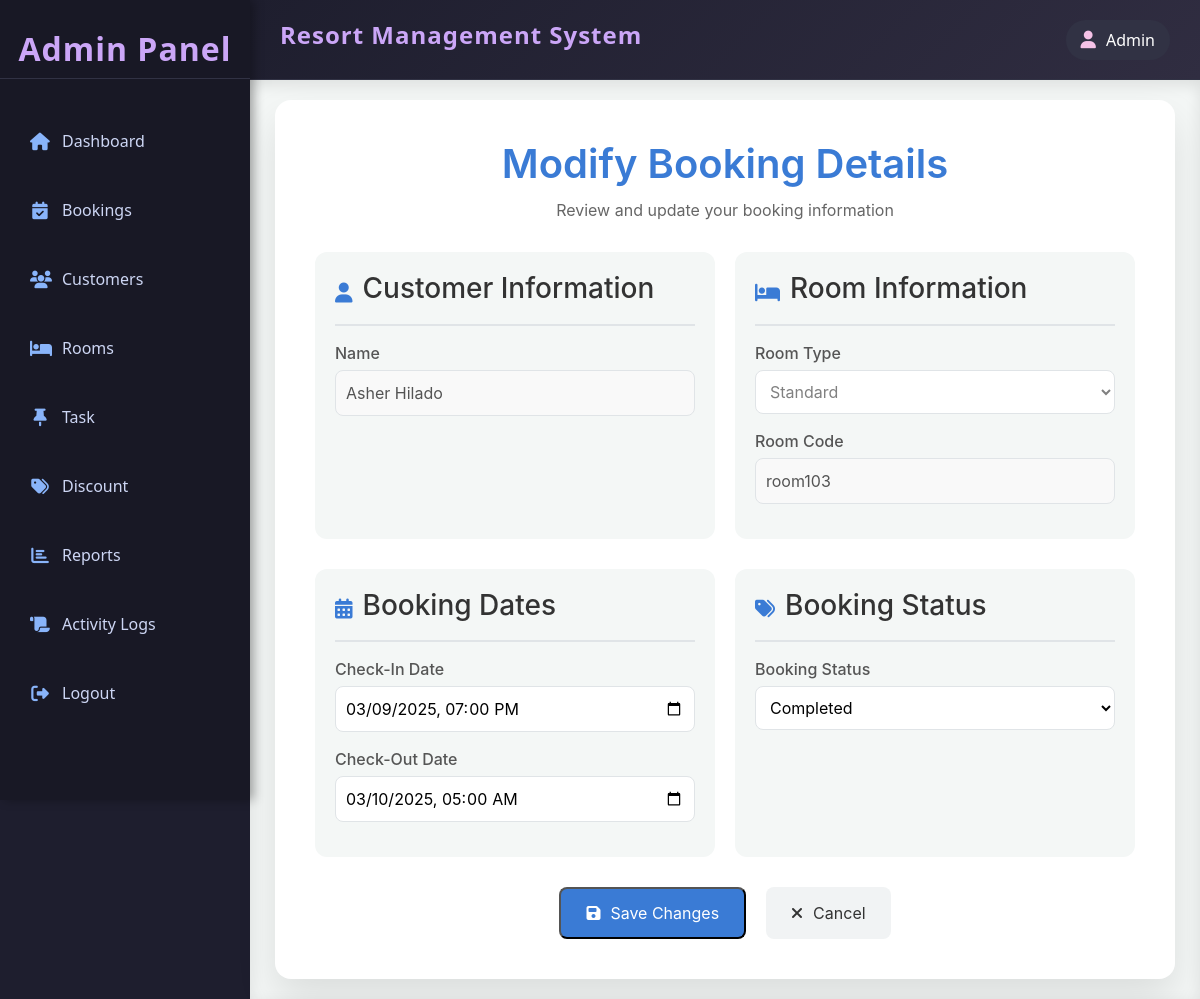
Page /admin/booking/edit.php?switch=user&&id=29 (signed in) on the earlier database version.
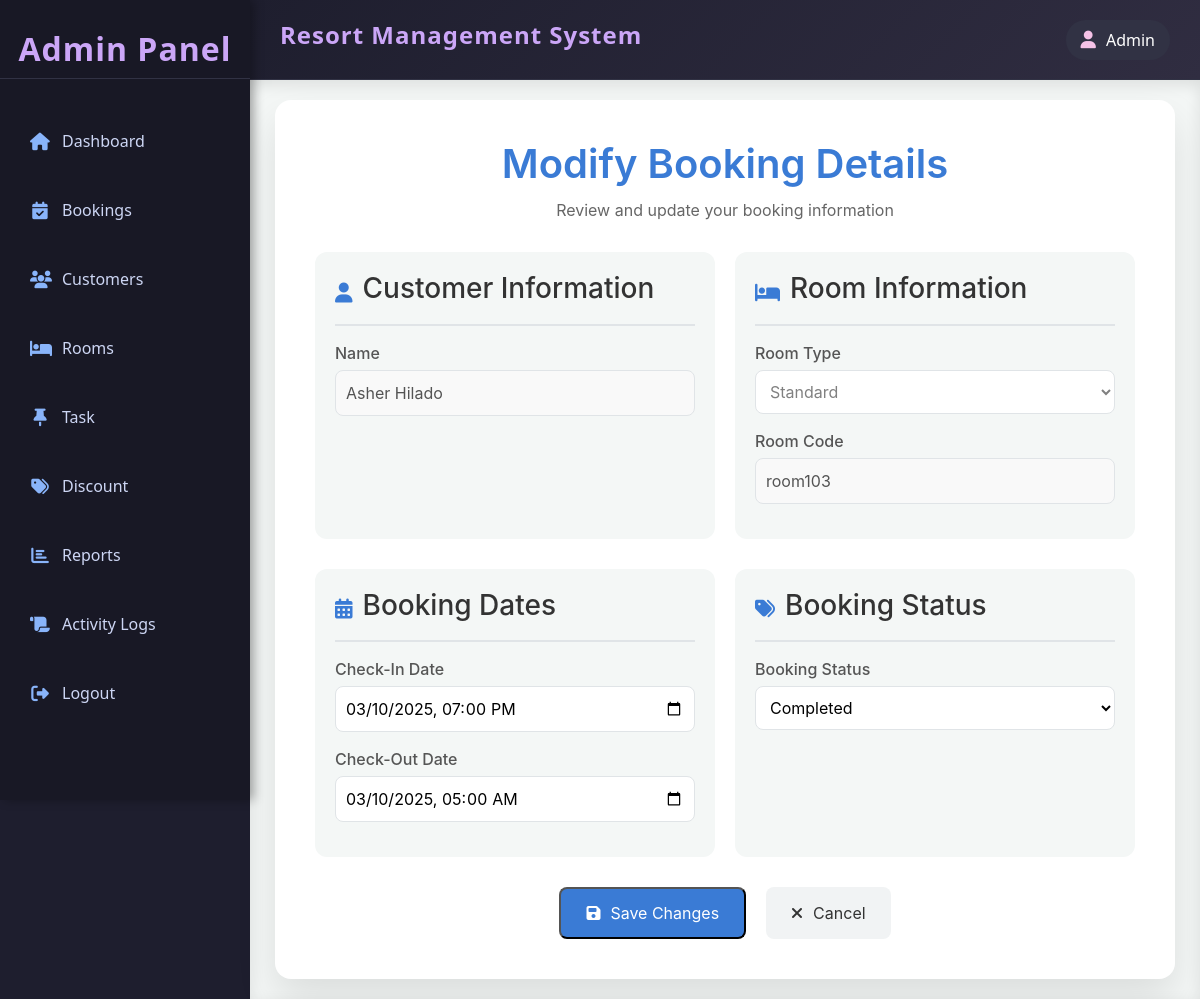
Same page on the later database version.
### tables this page shows
CREATE TABLE IF NOT EXISTS `booking` (
  `book_id` int(11) NOT NULL AUTO_INCREMENT,
  `account_id` int(11) DEFAULT NULL,
  `guest_id` int(11) DEFAULT NULL,
  `room_id` int(11) NOT NULL,
  `check_in` datetime NOT NULL,
  `check_out` datetime NOT NULL,
  `book_status` enum('pending','confirmed','cancelled','completed') NOT NULL,
  `reminder_sent` datetime DEFAULT NULL,
  `completion_sent` datetime DEFAULT NULL,
  `created_at` datetime NOT NULL DEFAULT current_timestamp(),
  `updated_at` timestamp NULL DEFAULT current_timestamp(),
  PRIMARY KEY (`book_id`),
  KEY `book_room_fk` (`room_id`),
  KEY `book_account_fk` (`account_id`),
  KEY `book_guest_fk` (`guest_id`)
);

CREATE TABLE IF NOT EXISTS `user` (
  `user_id` int(11) NOT NULL AUTO_INCREMENT,
  `account_id` int(11) NOT NULL,
  `fname` varchar(50) NOT NULL,
  `lname` varchar(50) NOT NULL,
  `age` int(11) NOT NULL,
  `gender` enum('male','female') NOT NULL,
  `contact` varchar(15) NOT NULL,
  `profile_img` varchar(255) NOT NULL,
  PRIMARY KEY (`user_id`),
  UNIQUE KEY `name` (`fname`),
  UNIQUE KEY `contact` (`contact`),
  KEY `user_account_fk` (`account_id`),
  KEY `unique_fullname` (`fname`,`lname`)
);

CREATE TABLE IF NOT EXISTS `room` (
  `room_id` int(11) NOT NULL AUTO_INCREMENT,
  `room_code` varchar(50) NOT NULL,
  `room_type` enum('standard','premium','deluxe') NOT NULL,
  `room_status` enum('available','booked','under maintenance') NOT NULL,
  `description` text NOT NULL,
  `price` decimal(10,2) NOT NULL,
  `created_at` timestamp NOT NULL DEFAULT current_timestamp(),
  `updated_at` timestamp NOT NULL DEFAULT current_timestamp(),
  PRIMARY KEY (`room_id`),
  UNIQUE KEY `room_ code` (`room_code`)
);

### admin/booking/edit.php (the view, shortened to what this page needs)
<?php
include('../../resources/database/config.php');
include ('../includes/template.php');
include("../includes/system_update.php");
$id=$_GET['id'];
$sql="";
if($_GET['switch']=="user" || empty($_GET['switch'])){
    $sql="SELECT * FROM booking left join account using(account_id) left join user using(account_id) left join room using (room_id)
    WHERE booking.book_id= {$id}";
}elseif($_GET['switch']=="guest"){
    $sql="SELECT * FROM booking left join account using(account_id) left join guest using(guest_id) left join room using (room_id)
    WHERE booking.book_id= {$id}";
}
$result=mysqli_query($conn,$sql);
if(mysqli_num_rows($result)>0){
    $row=mysqli_fetch_assoc($result);
}else{
    print "no record has been retrieved";
}
?>
<div class="content">
    <div class="booking-edit-container">
        <div class="booking-edit-header">
            <h1>Modify Booking Details</h1>
            <p>Review and update your booking information</p>
        </div>
        <form action="update.php" method="post" class="booking-edit-form">
            <div class="booking-info-section">
                <div class="info-card customer-details">
                    <div class="card-header">
                        <i class="fas fa-user"></i>
                        <h3>Customer Information</h3>
                    </div>
                    <div class="card-content">
                        <div class="detail-row">
                            <label>Name</label>
                            <input type="text" value="<?php $name= $row['fname']." ".$row['lname']; echo $name?>" disabled>
                        </div>
                    </div>
                </div>
                <div class="info-card room-details">
                    <div class="card-header">
                        <i class="fas fa-bed"></i>
                        <h3>Room Information</h3>
                    </div>
                    <div class="card-content">
                        <div class="detail-row">
                            <label>Room Type</label>
                            <select name="type" disabled>
                                <option value="standard" <?php echo ($row['room_type']==='standard' ? 'selected' : '') ?>>Standard</option>
                            </select>
                        </div>
                        <div class="detail-row">
                            <label>Room Code</label>
                            <input type="text" value="<?php echo $row['room_code']?>" disabled>
                        </div>
                    </div>
                </div>
            </div>
            <div class="booking-modification-section">
                <div class="modification-card">
                    <div class="card-header">
                        <i class="fas fa-calendar-alt"></i>
                        <h3>Booking Dates</h3>
                    </div>
                    <div class="card-content">
                        <div class="date-row">
                            <label for="editCheckIn">Check-In Date</label>
                            <input type="datetime-local" name="check_in" id="editCheckIn" value="<?php echo $row['check_in']?>">
                        </div>
                        <div class="date-row">
                            <label for="editCheckOut">Check-Out Date</label>
                            <input type="datetime-local" name="check_out" id="editCheckOut" value="<?php echo $row['check_out']?>">
                        </div>
                    </div>
                </div>
                <div class="modification-card">
                    <div class="card-header">
                        <i class="fas fa-tags"></i>
                        <h3>Booking Status</h3>
                    </div>
                    <div class="card-content">
                        <div class="status-row">
                            <label for="editStatus">Booking Status</label>
                            <select name="status" id="editStatus">
                                <option value="completed" <?php echo ($row['book_status']=='completed' ? 'selected' : '') ?>>Completed</option>
                            </select>
                        </div>
                    </div>
                </div>
            </div>
            <div class="action-buttons">
                <button type="submit" name="save" class="btn-save">
                    <i class="fas fa-save"></i> Save Changes
                </button>
                <a href="index.php" class="btn-cancel">
                    <i class="fas fa-times"></i> Cancel
                </a>
            </div>
        </form>
    </div>
</div>

Differences in the rows shown:
changed booking "Completed": check_in "03/09/2025 19:00" → "03/10/2025 19:00"
